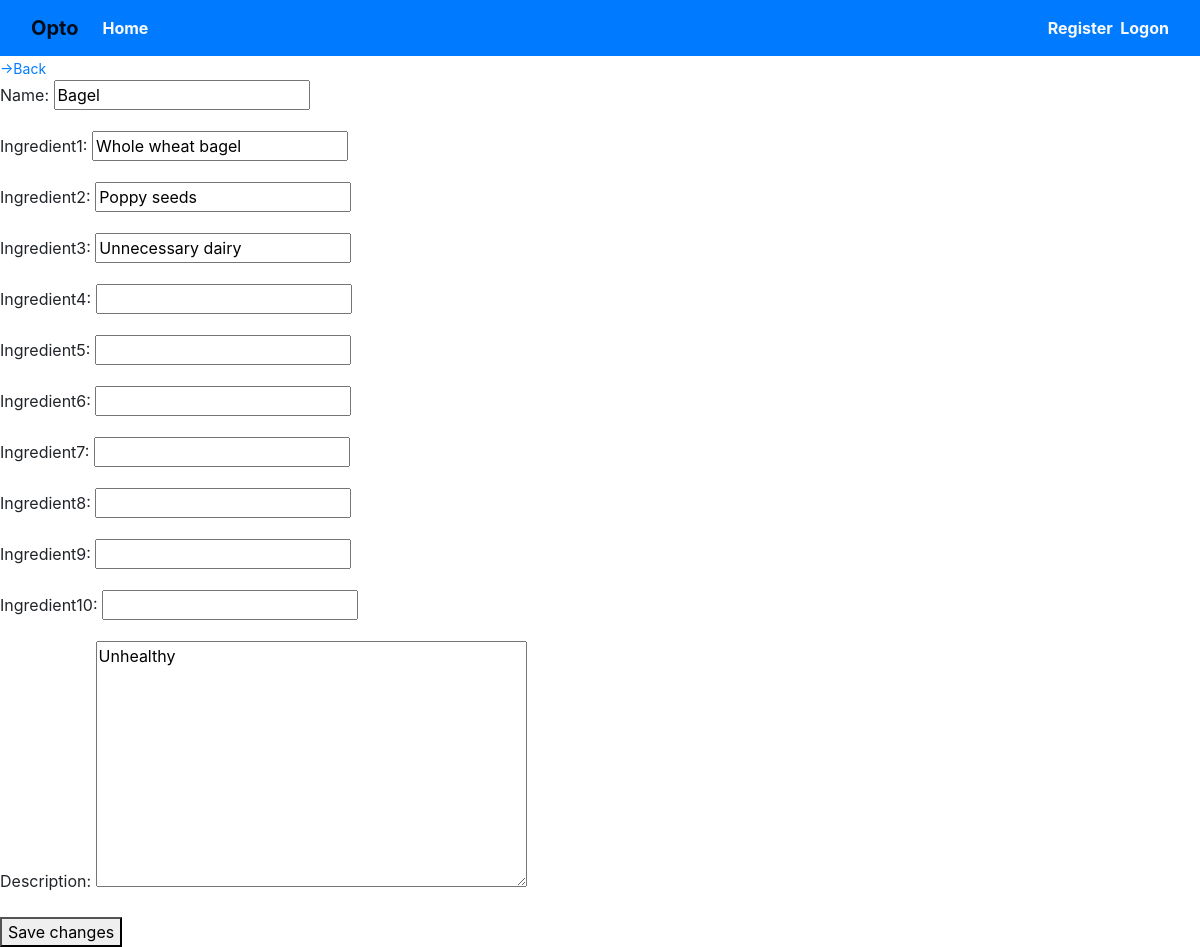
Page /edit_main_course/6/ on the committed database.
### core/models.py (models this page shows, shortened)
class MainCourse(models.Model):
	menu = models.ForeignKey(Menu, on_delete=models.CASCADE)
	name = models.CharField(max_length=100)
	ingredient1 = models.CharField(max_length=100, null=True, blank=True)
	ingredient2 = models.CharField(max_length=100, null=True, blank=True)
	ingredient3 = models.CharField(max_length=100, null=True, blank=True)
	ingredient4 = models.CharField(max_length=100, null=True, blank=True)
	ingredient5 = models.CharField(max_length=100, null=True, blank=True)
	ingredient6 = models.CharField(max_length=100, null=True, blank=True)
	ingredient7 = models.CharField(max_length=100, null=True, blank=True)
	ingredient8 = models.CharField(max_length=100, null=True, blank=True)
	ingredient9 = models.CharField(max_length=100, null=True, blank=True)
	ingredient10 = models.CharField(max_length=100, null=True, blank=True)
	description = models.TextField(null=True, blank=True)

### core/views.py (the view)
# urls.py: path('edit_main_course/<int:entree_id>/', views.edit_main_course, name='edit_main_course'),
def edit_main_course(request, entree_id):
	entree = MainCourse.objects.get(id=entree_id)
	if request.method != 'POST':
		form = MainCourseForm(instance=entree)
	else:
		form = MainCourseForm(instance=entree, data=request.POST)
		if form.is_valid():
			form.save()
			return redirect('core:edit_menu', user_id=request.user.id)
	context = {'entree':entree, 'form':form}
	return render(request, 'core/edit_main_course.html', context)

### core/forms.py
class MainCourseForm(forms.ModelForm):
	class Meta:
		model = MainCourse
		fields = ('name', 'ingredient1', 'ingredient2', 'ingredient3',
		 	'ingredient4', 'ingredient5', 'ingredient6', 'ingredient7',
		 	 'ingredient8', 'ingredient9', 'ingredient10', 'description')

### core/templates/core/edit_main_course.html (shortened to what this page needs)
<!DOCTYPE html>
<html>
{% extends 'core/base.html' %}
{% load bootstrap4 %}
{% block navbar %}
<head>
</head>
<body>
<small><a href="{% url 'core:edit_menu' user.id %}">->Back</a></small>
{% endblock navbar %}
{% block content %}
	<form action="{% url 'core:edit_main_course' entree.id %}" method='post'>
		{{ form.as_p }}
		<button name="submit">Save changes</button>
	</form>
{% endblock content %}

### rows in the picture
MainCourse: name "Bagel", ingredient1 "Whole wheat bagel", ingredient2 "Poppy seeds", ingredient3 "Unnecessary dairy", description "Unhealthy"
